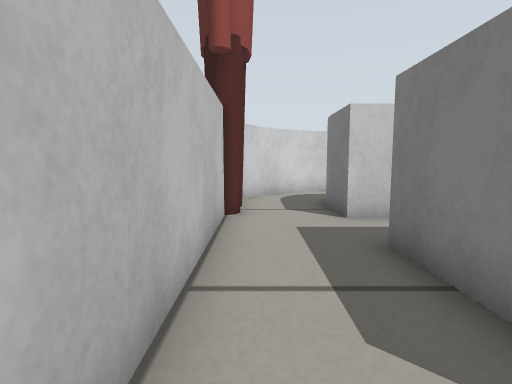
View 1 (above)

15 first-person views from a walk through a world built for the Gazebo simulator. The camera is 0.26 m above the floor, tilts 6° down and sees 80° across. The floor is counted in squares, 0.2 m on a side. Each view is taken from the middle of a square. On the plan, view 1 faces up. The plan holds only what a view shows up to about 13 squares ahead; the rest is blank. The place goes on beyond the plan. The robots in the file are not drawn. Simple shapes stand in for some stock models.

View 2
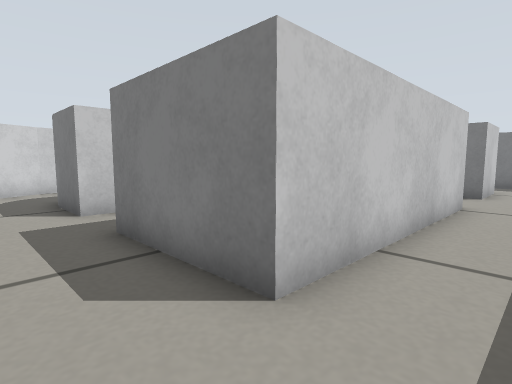

View 3
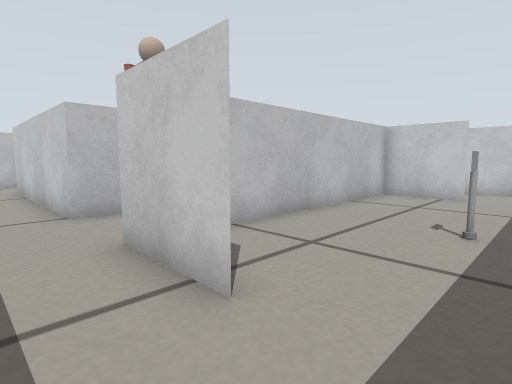

View 4
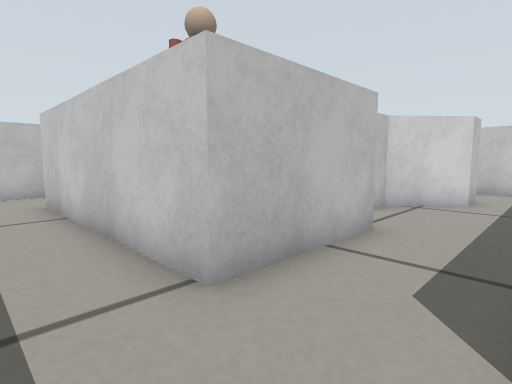

View 5
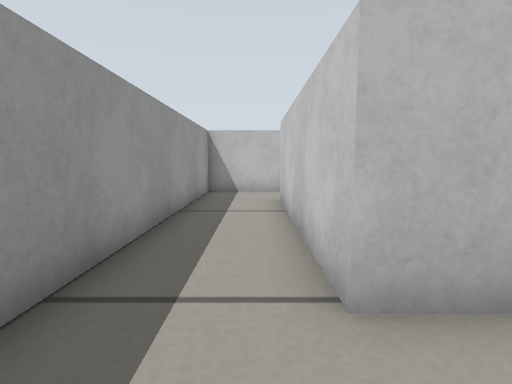

View 6
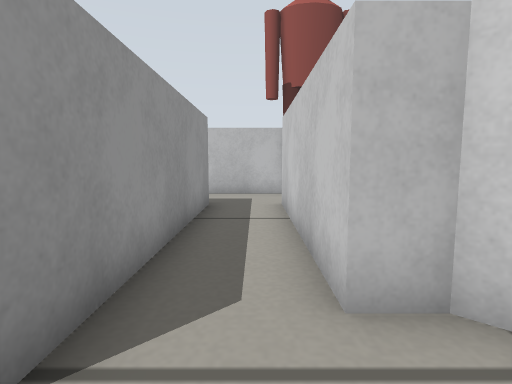

View 7
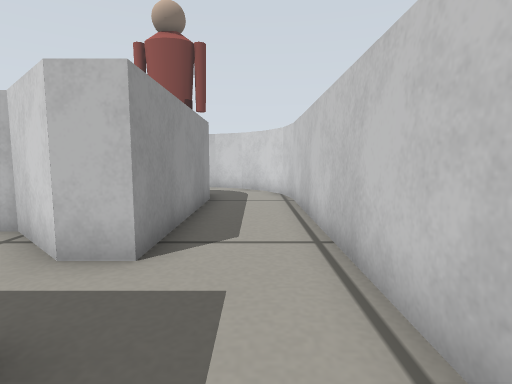

View 8
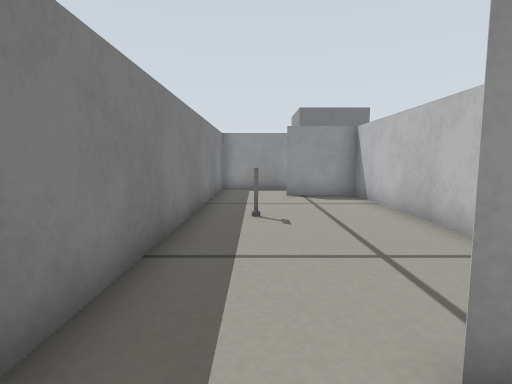

View 9
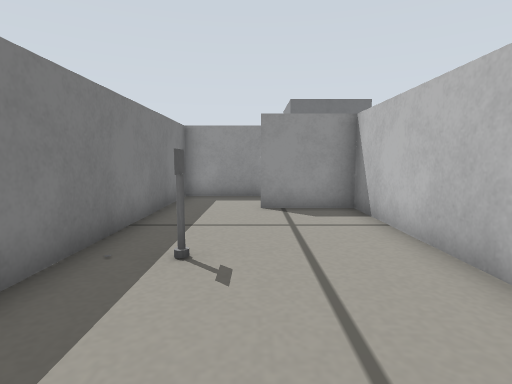

View 10
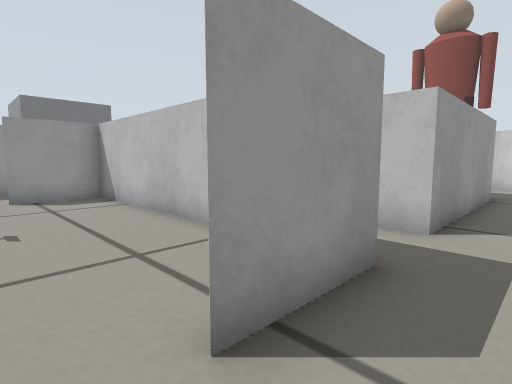

View 11
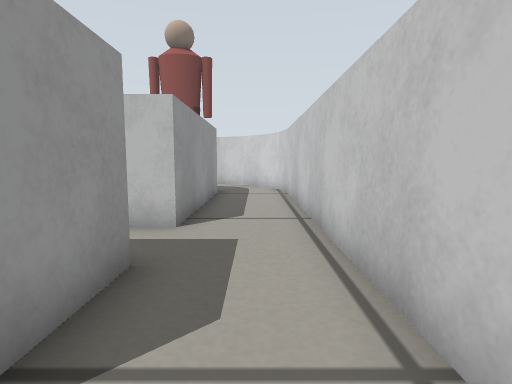

View 12
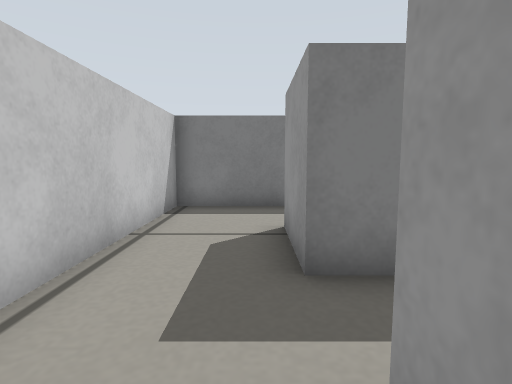

View 13
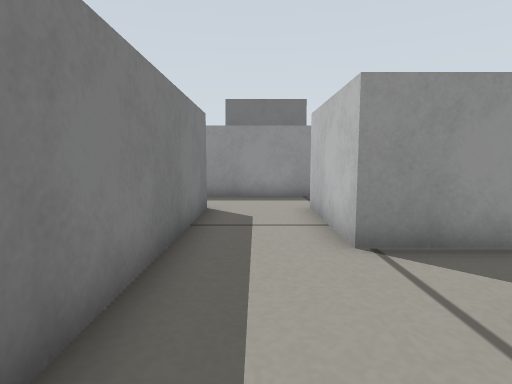

View 14
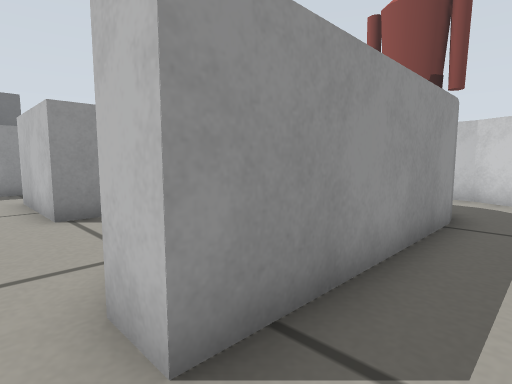

View 15
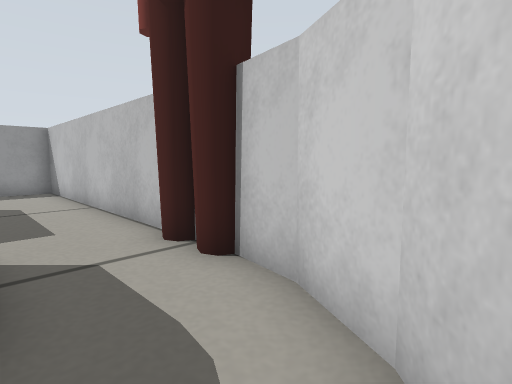

### Floor plan
Points are (right, up) in squares from view 1. A wall is a line through its corners. A room is listed if a view was taken in it or the views show most of it. See-through windows are left out.
Room 1 (views 1, 2, 3, 4, 5, 6, 7, 8, 9, 10, 11, 12, 13, 14, 15)
walls: (9.5, 4.6) (9.5, 0.8) (2, 0.8) (2, 4.6) (9.5, 4.6); (12.3, 9.4) (12.3, 10.5) (12.3, 0.8) (14.9, 0.8) (12.3, 0.8) (12.3, 7.6); (3.8, 10.5) (10.2, 10.5) (10.2, 9.4) (8.5, 7.7) (8.5, 6.8) (2, 6.8) (2, 8.8); (2, 8.6) (2.1, 9.3); (3.2, 10.4) (3.9, 10.5); (15, 10.5) (12.3, 10.5) (14.9, 10.5); (14.5, -2) (17.5, -2) (17.5, 13.2) (3.8, 13.2); (3.9, 13.2) (2.4, 13) (1.1, 12.3) (0.1, 11.4) (-0.5, 10.1) (-0.6, 9.4); (-0.7, 7.1) (-0.7, -2) (12.9, -2)
objects: person (-1, 8) to (-1, 9); other object (16, 5)

Positions as (right, up) in squares from view 1, and headings:
1: (0, 0), facing up
2: (0, -1), facing up-right
3: (17, -1), facing up-left
4: (12, -1), facing up-left
5: (12, 0), facing left
6: (11, 6), facing left
7: (14, 12), facing left
8: (16, 12), facing down
9: (15, 9), facing down
10: (16, 12), facing down-left
11: (16, 12), facing left
12: (9, 11), facing right
13: (11, 9), facing down
14: (11, 12), facing down-left
15: (2, 12), facing down-left
